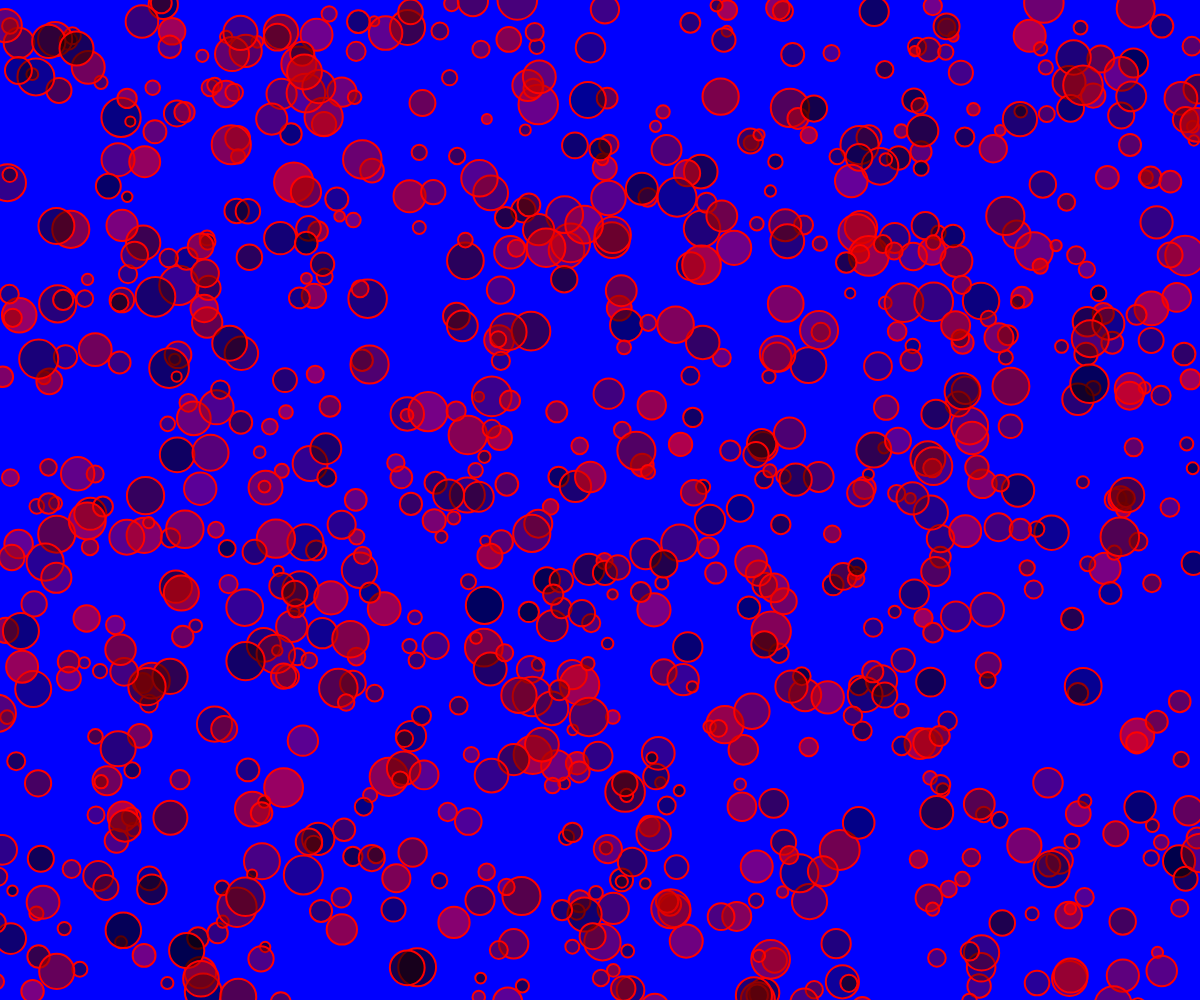
Frame 1 (no input)
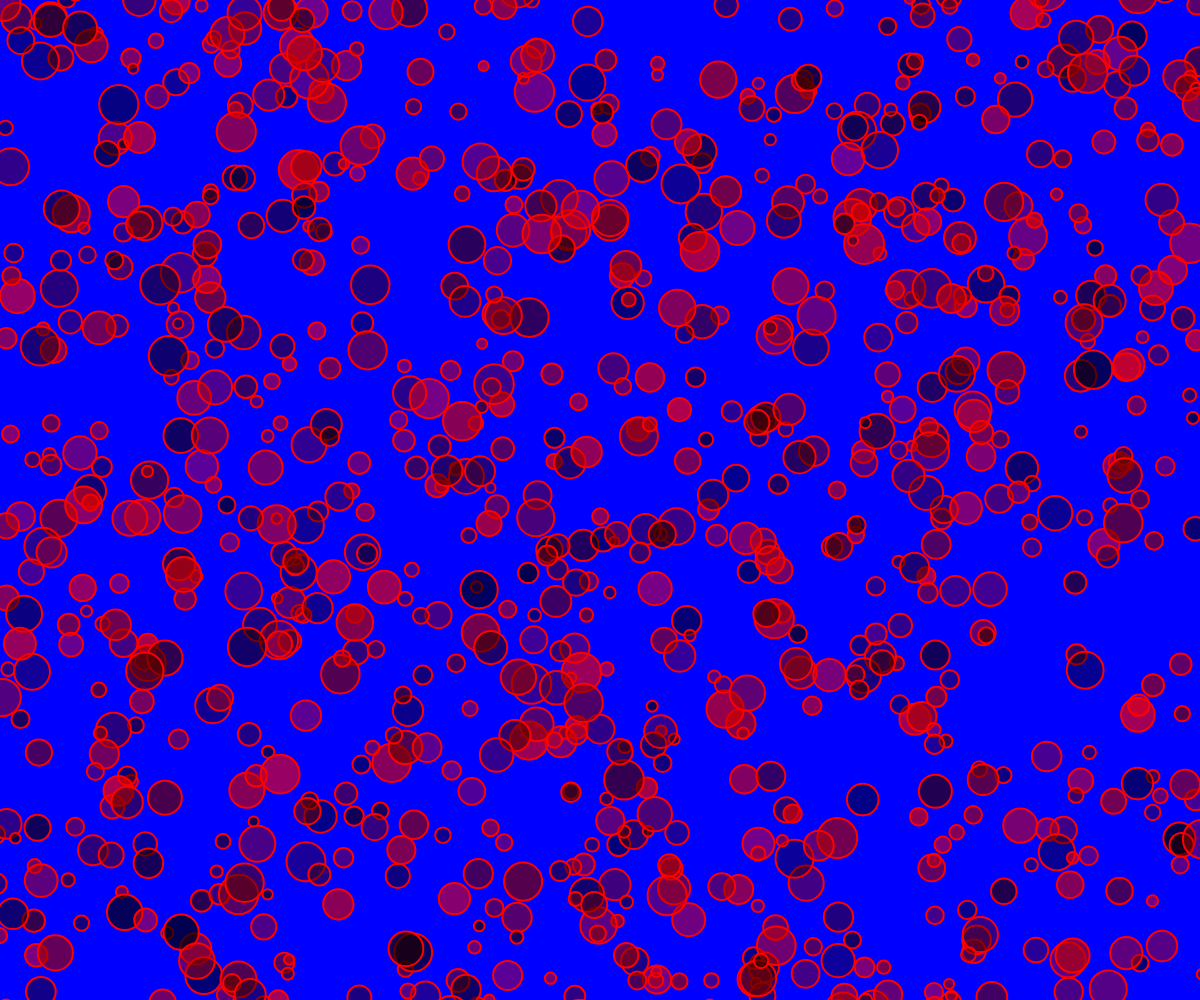
Frame 60 (no input)
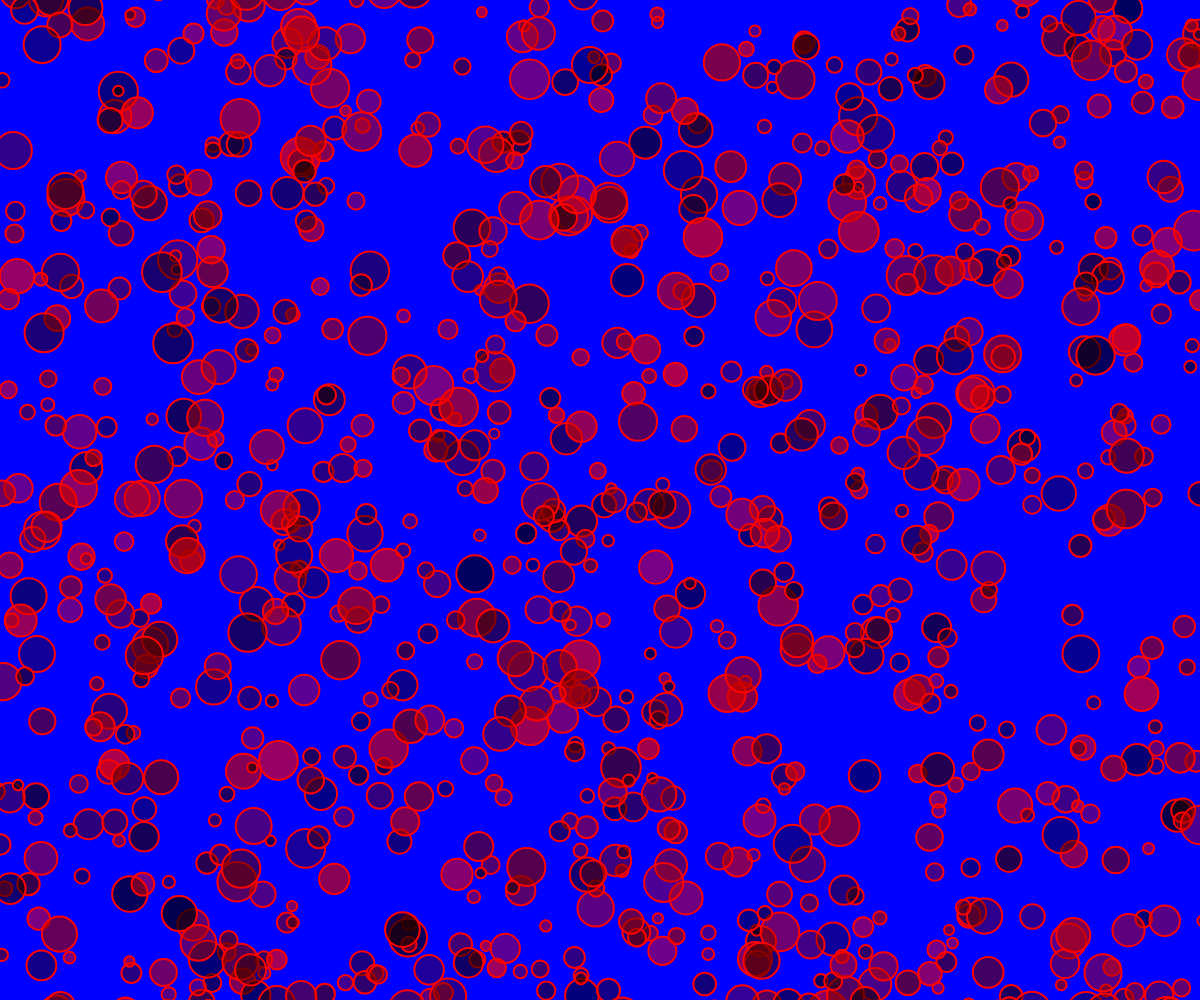
Frame 120 (the mouse pressed at the canvas centre since frame 60)

The p5.js sketch that drew these frames (run headless with seeded random() and noise() and a simulated clock; from frame 60 on, the mouse is pressed at the canvas centre):

// p5.js sketch
// ── sketch.js
// sketch.js

let bubble;
let bubbles = [];
let black;
let white;
let green;
let gold;
let pink;
let purple;
let red;
let blue;
let velocity;

function setup() {

  createCanvas(windowWidth, windowHeight);

  black = color(0, 0, 0);
  white = color(255, 255, 255);
  green = color(0, 255, 0);
  gold = color(255, 223, 0);
  pink = color(255, 105, 180);
  purple = color(255, 0, 255);
  red = color(255, 0, 0);
  blue = color(0, 0, 255);
  
  for (let i = 0; i < 1000; i++){
    bubble = new Circle();
    bubbles.push(bubble);
    }
  

}

function windowResized() {
  resizeCanvas(windowWidth, windowHeight);
}


function draw() {
  background(blue);

  for (let bubble of bubbles){
    bubble.update();
    bubble.render();
  }
  
}

class Circle {
  constructor(x,y, size, colorChoice) {
    this.x = random(width);
    this.startx = this.x;
    this.y = random (height + 100);
    this.size = random(10, 40);
    this.colorChoice = lerpColor(red, black, random(1));
    this.velocity = map(this.size, 40, 10, 0.2, 0.9);

    this.alpha = random(100, 180);
    this.sway = random (0.01, 0.02);
    this.offset = random(TWO_PI);

  }

  update() {
    
    let current = map(noise(frameCount * 0.003 + this.offset), 0, 1, -5, 5);
    this.y -= this.velocity;
    this.x = this.startx + sin(frameCount * this.sway + this.offset) * 5 + current;

    if (this.y <= -this.size / 2) {
      this.y = height + this.size;
      this.startx = random(width);
    }
    
    

  }

  render() {
    let c = this.colorChoice;
    strokeWeight(2);
    stroke(red);
    c.setAlpha(this.alpha);
    fill(c);
    circle(this.x, this.y, this.size);
    //circle(this.x, this.y * .9, this.size / 3);


  }


}
